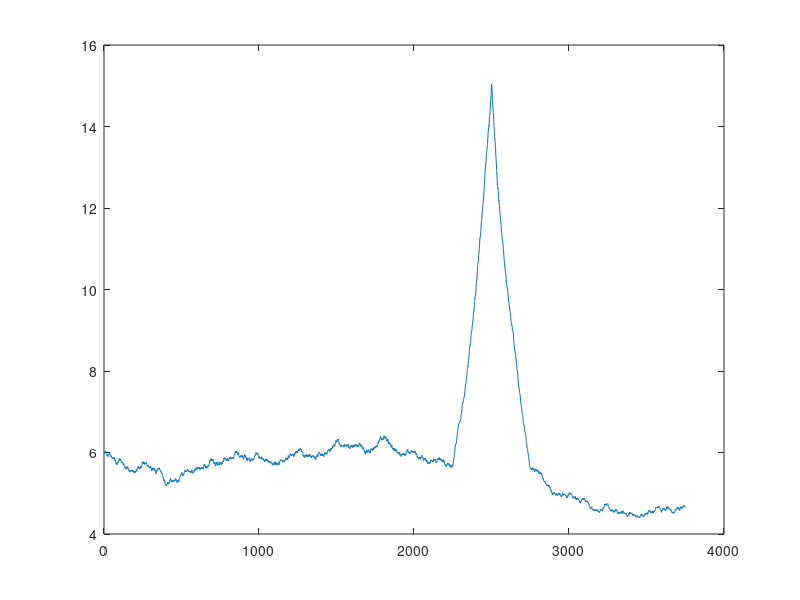
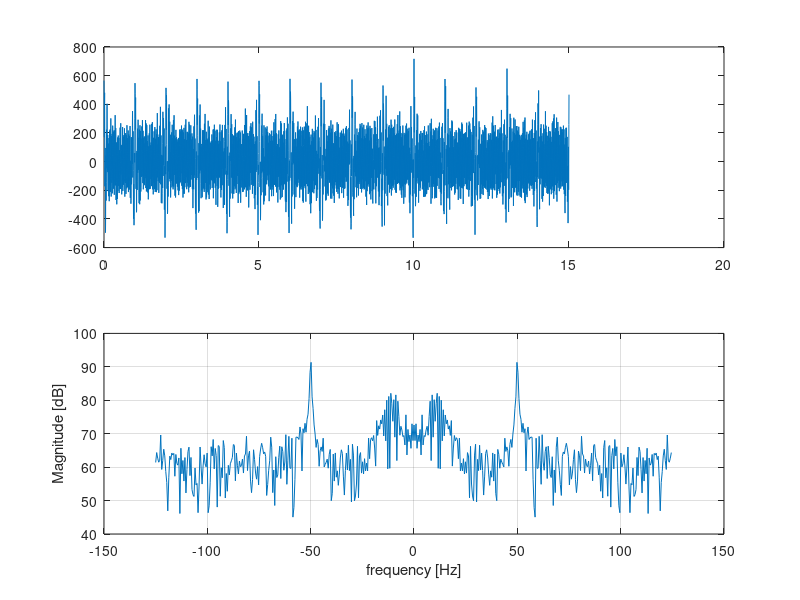

These charts were generated, in order, by the following MATLAB code: (Note: this script raises an error after producing the figures.)
%%% Flowchart with different operations required for conditionning the BCI
%%% signals

%% Signal generation for test (continuous sensorimotor rythm ) using 1st Order MPA
close all;
Fs = 250; % sampling rate
freq = linspace(0,41,42);
freq = [freq 50]';

amp = [0.5 4/8 7/8 4/8 2.5 0.3 0.15 0.3 3 5 6 8 5 4 2 1.5 1.2 1 0.9 0.6 0.4 0.2 0.1 0.1 0.05 0.03 0.02 0.01 0.008 0.004 0.002 0.001 0.0008 0.0005 0.0003 0.0001 0.0001 0.00008 0.00008 0.000053 0.000033 0.00002 20]*10;
phi = linspace(pi/4,pi/2,length(amp)) + pi./10*rand(1,length(amp)) - pi./20;
t_end = 15;
t = 0:1/Fs:t_end;
sin_mat = zeros(1,length(t));
logbook_gamma = zeros(1,length(t));
logbook_amp =  zeros(1,length(t));
mu_ERD_duration = 0.4 + 0.1*rand;

%%%% Characteristics of the movement %%%%
time_movement = 9;
movement_duration = 1;

%%% Taking eye blink effect into account
eye_blink_occurence = floor(2*rand);
time_eye_blink = ones(1,eye_blink_occurence);
eye_blink_rising_duration = 0.08 + 0.01*rand;
eye_blink_steady_duration = ones(1,eye_blink_occurence);
for k =1:1:eye_blink_occurence
    time_eye_blink(k) = 1+(t_end./2)*k*rand;
    eye_blink_steady_duration(k) =0.2 + 0.2*rand;
end

%%% Gamma ERD prior to a movement
gamma_ERD_duration = 0.3 + 0.1*rand;

for l = 1:1:length(t)
    amp = amp.*(amp>0); %% for making amp always positive
    %%% Taking Event-related desynchronization and resync for lower mu
    %%% rhythm. That happens for any motor task 
    if (t(l) <= time_movement-mu_ERD_duration && t(l) >= time_movement-2*mu_ERD_duration)
        amp(8:10) = 0.98.*amp(8:10);
    end
    if (t(l) <= time_movement && t(l) >= time_movement-mu_ERD_duration)
        amp(8:10) = 1.*amp(8:10)./0.98;
    end
    
    %%%%%%%%%%%%%%%%%%%%%%%%%%%%%%%%%%
    %%% Taking Beta rhythm into account 
    if (t(l) >= time_movement && t(l) <= time_movement+movement_duration)
        amp(18:26) = 1.004.*amp(18:26);
    end
    if (t(l) >= time_movement+movement_duration && t(l) <= time_movement+2*movement_duration)
        amp(18:26) = amp(18:26)./(1.004);
    end
    
    %%%%%%%%%%%%%%%%%%%%%%%%%%%%%%%%%%
    %%% Taking Gamma rhythm into account 
    if (t(l) <= time_movement && t(l) >= time_movement-1*gamma_ERD_duration)
        amp(39:41) = 1.11.*amp(39:41);
    end
    if (t(l) <= time_movement+gamma_ERD_duration && t(l) >= time_movement)
        amp(39:41) = amp(39:41)./(1.11);
    end
    %%%%%%%%%%%%%%%%%%%%%%%%%%%%%%%%%%
    %%% Taking Eye Blink
    if(isempty(time_eye_blink) ==1)
        
    else
        for k =1:1:eye_blink_occurence
            if(t(l) >= time_eye_blink(k) && t(l) <=time_eye_blink(k)+eye_blink_rising_duration)
                amp(1:2) = 1.3.*amp(1:2);
            end
            if(t(l) >= time_eye_blink(k) + eye_blink_rising_duration +eye_blink_steady_duration && t(l) <=time_eye_blink(k)+2*eye_blink_rising_duration+eye_blink_steady_duration)
                amp(1:2) = 1.*amp(1:2)./(1.3);
            end
        end
        
    end
    logbook_amp(l) = amp(20);
    sin_mat_temp = 0;
    for k = 1:1:length(freq)
        sin_mat_temp = sin_mat_temp + amp(k)*sin(2*pi*freq(k)*t(l)+phi(k));
    end
    sin_mat(l) = sin_mat_temp;
    gamma = 0.995 + 0.01*rand;
    logbook_gamma(l) = gamma;
    amp = gamma*amp; + 1*rand(1,length(amp)) - 0.5;
    amp(end) = 200;
end
figure; plot(logbook_amp)
%%% Add noise contribution
Y = awgn(sin_mat,10,'measured');

figure;
subplot(2,1,1)
plot(t,Y)

dft_size = 512;
fourier_sig = fftshift(fft(Y,dft_size));
k = 0:1:dft_size-1;
f_axis = Fs*k/dft_size -Fs/2;
fourier_sig = mag2db(abs(fourier_sig));
subplot(2,1,2)
plot(f_axis,fourier_sig);
xlabel('frequency [Hz]');
ylabel('Magnitude [dB]');
grid on

nyq_freq = Fs./2; %% Half the sampling rate; nyquist frequency
wlen = 512;
hop = 256;
[stft_tot, freq_vec, time_vec] = stft(Y, wlen, hop, dft_size, Fs);
figure;
surf(time_vec,freq_vec',mag2db(abs(stft_tot)));

figure;
spectrogram(Y,512,256,dft_size,Fs,'psd');
%% Frequency Filtering
%%% One might use bandpass filtering from 3Hz (larger than EOG and eye blink artifacts)
%%% up to 30-40 Hz (lower than power line interference @50 Hz)
low_cutoff = 8; % 3 Hz
high_cutoff = 35; % 35Hz

%%% 1ST : FIR Filter --> pay attention to the delay = N/2
b_fir = fir1(96,[low_cutoff./nyq_freq,high_cutoff./nyq_freq]);% Hamming Window-based FIR filter design (from 0->1 with 1 correpons to nyquist frequency)
figure;
freqz(b_fir,1,512);

%%% 2ND : IIR Filter. 2 possibilities : Either Butterworth filter
%%% (maximally flat filter) or Chebychev 2 (flat in the pass band and
%%% distortion in the stop band)
[b_iir,a_iir]=cheby2(8,60,[low_cutoff./nyq_freq,high_cutoff./nyq_freq]); % Bandpass digital filter design (12th order, 60dB attenuation in the stopband)
%[b_iir,a_iir] = zp2tf(z_iir,p_iir,k_iir);
%iir_filt = tf(b_iir,a_iir,1/Fs);
%pzmap(iir_filt);
%h = fvtool(b_iir,a_iir);

%%% One might alos compare it to an elliptic filter or cheby1


%%% Results obtained with FIR filter
Y_filtered = filter(b_fir,1,Y)
figure
plot(t,Y_filtered)
figure
dft_size = 512;
fourier_sig = fftshift(fft(Y_filtered,dft_size));
k = 0:1:dft_size-1;
f_axis = Fs*k/dft_size -Fs/2;
fourier_sig = mag2db(abs(fourier_sig));
plot(f_axis,fourier_sig);
xlabel('frequency [Hz]');
ylabel('Magnitude [dB]');
grid on

%%% STFT after filtering the signal :
wlen =512;
hop = 256;
[stft_tot, freq_vec, time_vec] = stft(Y_filtered, wlen, hop, dft_size, Fs);
figure;
surf(time_vec,freq_vec',mag2db(abs(stft_tot)));
figure; plot(time_vec,abs(stft_tot(26,:)),time_vec,abs(stft_tot(25,:)),time_vec,abs(stft_tot(24,:)))

figure;
spectrogram(Y_filtered,512,256,dft_size,Fs,'power');
%% Spatial Filtering

%% Windowing and Framing
% initialize the signal time segment index
indx = 0;
winlen = 100; %% in ms
winoverlap = 50; %% in ms
%wlen = ((winlen./1000)*Fs); %% window length in samples
wlen = 24;
%hop = floor((winoverlap./1000)*Fs); %% window overlap in samples
hop = 12;
win = hamming(wlen, 'periodic');

%%% Need to compute coln /!\ what about resamping ? simplest idea is to get
%%% rid of the last so many samples so that you obtain an integrer number
frame_numb = floor(length(Y_filtered)./hop);
frame_numb_removing= length(Y_filtered)-(floor(length(Y_filtered)./hop))*hop;
Y_filtered = Y_filtered(1:end-frame_numb_removing);
t = t(1:end-frame_numb_removing);
coln = frame_numb;
Yw_matrix = zeros(wlen,coln./2);
for k = 1:1:coln-1
    % windowing
    Yw = (Y_filtered(indx+1:indx+wlen).').*win;
    % Matrix with time segements
    Yw_matrix(:,k) = Yw;
    % update the index
    indx = indx + hop;
end

%% Feature extraction - Time domain
%%% 1st method : peak detection
peak = zeros(coln-1,1);
for k = 1:1:coln-1
    peak(k) = max(Yw_matrix(:,k));
end
figure;
subplot(2,1,1)
plot(t,Y_filtered);
subplot(2,1,2);
plot(1:1:coln-1,peak);
title('Peak Picking Method')

%%% 2nd method : Integration. This consists of squaring the signal and
%%% integrate it. (Integration is made using Darboux sum or trapezoidal integration. Using higher order methods is not relevant here since
%%% we aren't looking for the exact value. Notice Darboux sum is just a
%%% scalar product
integration = zeros(coln-1,1);
for k = 1:1:coln-1
    integration(k) = ((Yw_matrix(:,k)).')*((1/Fs)*ones(wlen,1));
end
figure;
subplot(2,1,1)
plot(t,Y_filtered);
subplot(2,1,2);
plot(1:1:coln-1,integration);
title('Inegration Method')

%% Feature extraction - Frequency Domain
%%% 1st method : Band power --> Rather equivalent to time integration
integration = zeros(coln-1,1);
for k = 1:1:coln-1
    integration(k) = ((Yw_matrix(:,k).^2).')*((1/Fs)*ones(wlen,1));
end
figure;
subplot(2,1,1)
plot(t,Y_filtered);
subplot(2,1,2);
plot(1:1:coln-1,integration);
title('Band Power Method')

%%% 2nd method : This is equivelent to perform a STFT (one could explain the algorithm)
% rown = ceil((1+dft_size)/2);
% stft_mat = zeros(rown,coln-1);%frequency across the colums and time across the rows
% for k = 1:1:coln-1
%     X = fft(Yw_matrix(:,k),dft_size);
%     stft_mat(:,k) = X(1:rown);
% end
% t_stft = (wlen/2:hop:wlen/2+(coln-1)*hop)/Fs;
% f_stft = (0:rown-1)*Fs/dft_size;
% figure;
% surf(t_stft,f_stft',mag2db(abs(stft_mat)));

%%% 3nd method : Cepstra. This is a Laurents serie of the spectrum. We know
%%% that the spectrum is periodic --> can be expressed as a truncated
%%% cosine serie


%%% 4nd method : Linear predictive coding, also called Autoregressive
%%% model. The current sample might be predicted aq a linear combination of
%%% the previous samples + a prediction error --> Levinson Durbin algorithm
%%% = O(n^2) instead of O(n^3) with covariance method
p = 10; % order of the AR model
r=zeros(p+1,size(Yw_matrix,2));
% Yw_matrix = (wlen-by-frame_number-1) framing matrix, one column per frame of
% length wlen
% p = number of lags
% r = (p+1)-by-frame_number of unnormalized autocorrelations, r(0,:) on top, r(p,:)
%      at the bottom
for k=1:p+1
    r(k,:)=sum(Yw_matrix(k:end,:).*Yw_matrix(1:end-k+1,:),1);
end

% function [a,k,Eres]=cor2lpc(r)
% a = predicition polynomial coefficients, including the leading 1 (a0)
% Beware for sign: use polynomial coefficients as-is: freqz(1,a(:,frame))
% is transfer function
% k = reflection coefficients
% Eres: variance of the residual

[N,T]=size(r);
a=zeros(N,T);a(1,:)=1;
k=zeros(N-1,T);

for m=1:N-1,
    k(m,:)=sum(r(m+1:-1:2,:).*a(1:m,:),1) ./ sum(r.*a,1);
    a(2:m+1,:)=a(2:m+1,:)-k(m*ones(m,1),:).*a(m:-1:1,:);
end
Eres=sum(r.*a,1);

%% Feature Extraction - Mixed Frequency/Time methods
